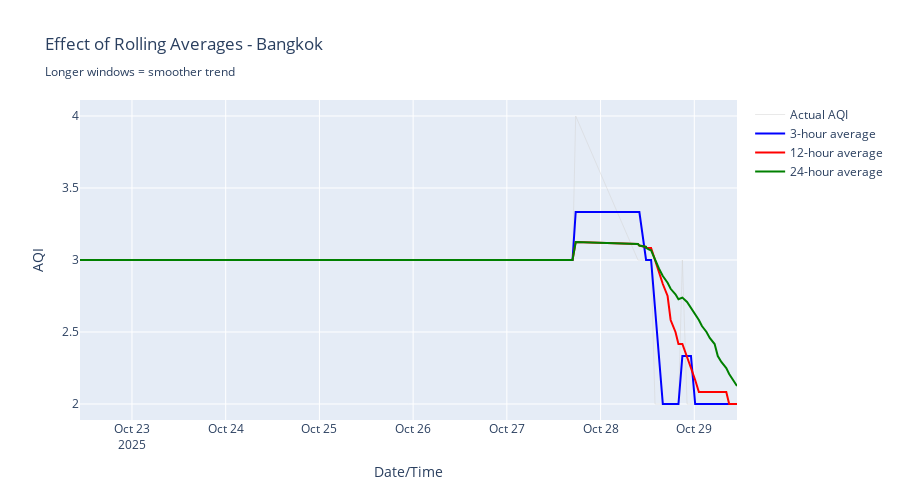

The notebook cell this image was saved under:
### Code cell
# Visualize rolling averages
city_to_plot = 'Bangkok'
city_data = df[df['city_name'] == city_to_plot].copy()

fig = go.Figure()

# Original AQI
fig.add_trace(go.Scatter(
    x=city_data['timestamp'],
    y=city_data['aqi'],
    mode='lines',
    name='Actual AQI',
    line=dict(color='lightgray', width=1),
    opacity=0.5
))

# Rolling averages
fig.add_trace(go.Scatter(
    x=city_data['timestamp'],
    y=city_data['aqi_rolling_mean_3h'],
    mode='lines',
    name='3-hour average',
    line=dict(color='blue', width=2)
))

fig.add_trace(go.Scatter(
    x=city_data['timestamp'],
    y=city_data['aqi_rolling_mean_12h'],
    mode='lines',
    name='12-hour average',
    line=dict(color='red', width=2)
))

fig.add_trace(go.Scatter(
    x=city_data['timestamp'],
    y=city_data['aqi_rolling_mean_24h'],
    mode='lines',
    name='24-hour average',
    line=dict(color='green', width=2)
))

fig.update_layout(
    title=f'Effect of Rolling Averages - {city_to_plot}<br><sub>Longer windows = smoother trend</sub>',
    xaxis_title='Date/Time',
    yaxis_title='AQI',
    height=500,
    hovermode='x unified'
)

fig.show()

print("\n💡 Rolling features help models:")
print("   • Ignore short-term noise")
print("   • Identify trends")
print("   • Smooth out random fluctuations")
